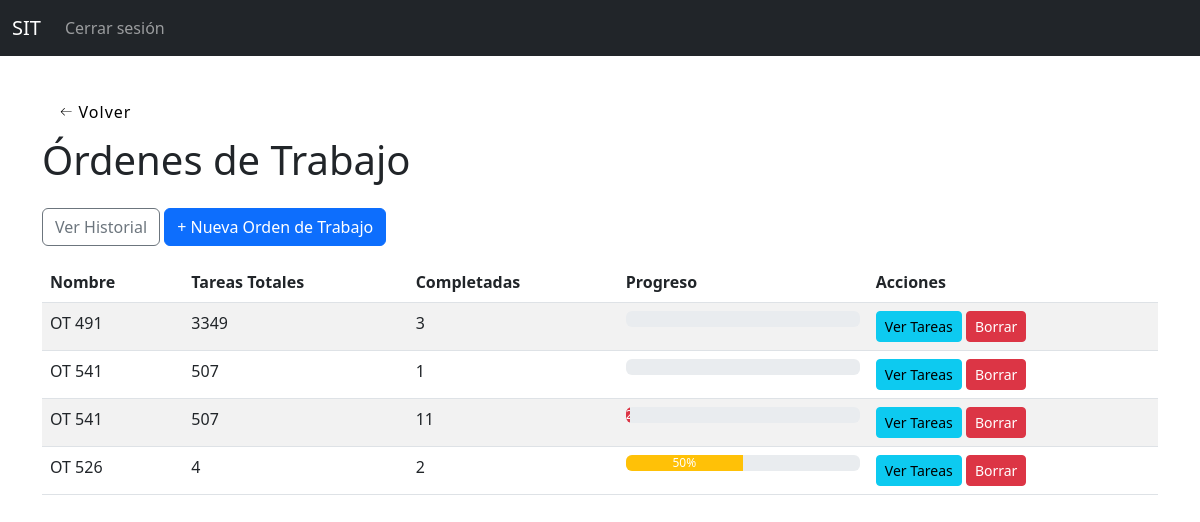
/tareas/ordenes/ (signed in), run on an earlier commit of the app's database.
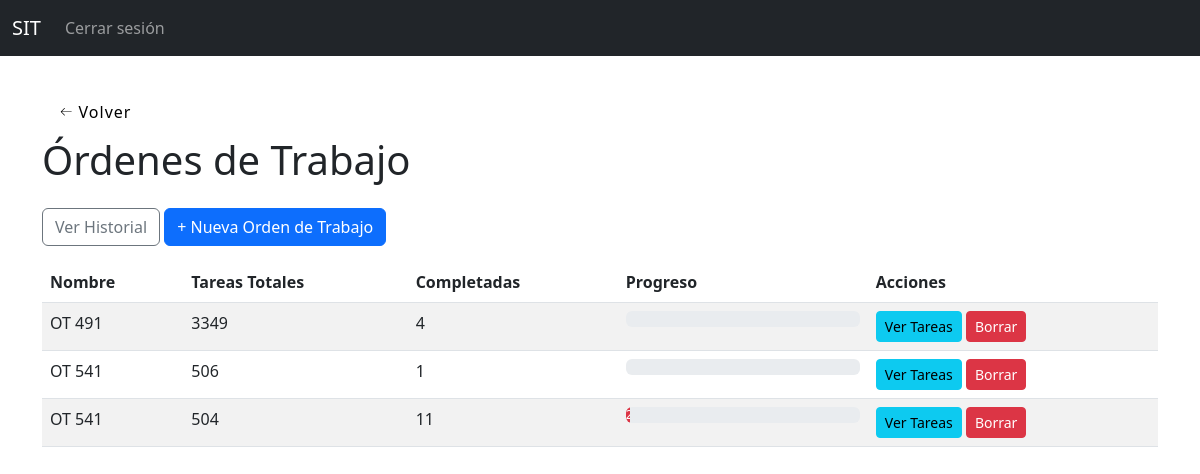
And on a later commit of the database.
### tareas_app/models.py (models this page shows, shortened)
class OrdenDeTrabajo(models.Model):
    nombre = models.CharField(max_length=200)
    descripcion = models.TextField(blank=True)
    archivo_excel = models.FileField(upload_to='ordenes_excel/', blank=True, null=True)
    fecha_creacion = models.DateTimeField(auto_now_add=True)
    creada_por = models.ForeignKey(Empleado, null=True, blank=True, on_delete=models.SET_NULL)
    finalizada = models.BooleanField(default=False)

### tareas_app/views.py (the view)
# urls.py: path('ordenes/', views.lista_ordenes_trabajo, name='lista_ordenes_trabajo'),
def lista_ordenes_trabajo(request):
    empleado = Empleado.objects.get(usuario=request.user)
    if not puede_ver_avances(empleado):
        return HttpResponseForbidden("No tenés permiso para ver las órdenes de trabajo.")
    if empleado.perfil == 'calidad':
        ordenes = OrdenDeTrabajo.objects.filter(tareas__estado='en_revision').distinct()
    elif empleado.perfil == 'despacho':
        ordenes = OrdenDeTrabajo.objects.filter(tareas__estado='lista_para_despachar').distinct()
    else:
        ordenes = OrdenDeTrabajo.objects.all()
    SECTORES_PROGRESO = [
        'armado', 'control_1', 'soldado', 'control_2',
        'pintado', 'galvanizado', 'despachar'
    ]
    def calcular_progreso_por_sector(sector_actual, estado_actual=None):
        if estado_actual == 'finalizada':
            return 100
        try:
            indice = SECTORES_PROGRESO.index(sector_actual)
            return int((indice + 1) / len(SECTORES_PROGRESO) * 100)
        except ValueError:
            return 0
    ordenes_con_info = []
    for orden in ordenes:
        tareas = Tarea.objects.filter(orden=orden)
        total = tareas.count()
        completadas = tareas.filter(estado='finalizada').count()
        if total > 0:
            progreso = sum([calcular_progreso_por_sector(t.sector, t.estado) for t in tareas]) // total
        else:
            progreso = 0
        if progreso == 100:
            if not orden.finalizada:
                orden.finalizada = True
                orden.save()
        else:
            if orden.finalizada:
                orden.finalizada = False
                orden.save()
            ordenes_con_info.append({
                'orden': orden,
                'total': total,
                'completadas': completadas,
                'progreso': progreso
            })
    return render(request, 'tareas/lista_ordenes_trabajo.html', {
        'ordenes': ordenes_con_info,
        'perfil_usuario': empleado.perfil
    })

### tareas_app/views.py (called while the page is built)
def puede_ver_avances(empleado):
    return empleado.perfil in ['administrador', 'ppc', 'produccion', 'calidad', 'despacho', 'ingenieria', 'rrhh']

### templates/tareas/lista_ordenes_trabajo.html (shortened to what this page needs)
{% extends 'base.html' %}
{% block content %}
<button class="back-button" onclick="history.back()">
  <span>Volver</span>
</button>
<h1 class="mb-4">Órdenes de Trabajo</h1>
{% if perfil_usuario == 'administrador' or perfil_usuario == 'ingenieria' or perfil_usuario == 'ppc' or perfil_usuario == 'produccion' %}
<a href="{% url 'historial_ordenes_trabajo' %}" class="btn btn-outline-secondary mb-3">Ver Historial</a>
{% endif %}
{% if perfil_usuario == 'administrador' or perfil_usuario == 'ingenieria' %}
<a href="{% url 'crear_orden_trabajo' %}" class="btn btn-primary mb-3">+ Nueva Orden de Trabajo</a>
{% endif %}
<table class="table table-striped">
    <thead>
        <tr>
            <th>Nombre</th>
            <th>Tareas Totales</th>
            <th>Completadas</th>
            <th>Progreso</th>
            <th>Acciones</th>
        </tr>
    </thead>
    <tbody>
        {% for item in ordenes %}
        <tr>
            <td>{{ item.orden.nombre }}</td>
            <td>{{ item.total }}</td>
            <td>{{ item.completadas }}</td>
            <td style="width: 250px;">
                <div class="progress">
                    <div class="progress-bar
                        {% if item.progreso < 50 %} bg-danger
                        {% elif item.progreso < 100 %} bg-warning
                        {% else %} bg-success
                        {% endif %}"
                        role="progressbar"
                        style="width: {{ item.progreso }}%;"
                        aria-valuenow="{{ item.progreso }}"
                        aria-valuemin="0"
                        aria-valuemax="100">
                        {{ item.progreso }}%
                    </div>
                </div>
            </td>
            <td>
                <a href="{% url 'detalle_orden_trabajo' item.orden.id %}" class="btn btn-sm btn-info">Ver Tareas</a>
                {% if perfil_usuario == 'administrador' or perfil_usuario == 'ingenieria' %}
                <a href="{% url 'borrar_orden_trabajo' item.orden.id %}" class="btn btn-sm btn-danger">Borrar</a>
                {% endif %}
            </td>
        </tr>
        {% empty %}
        <tr>
            <td colspan="5">No hay órdenes de trabajo.</td>
        </tr>
        {% endfor %}
    </tbody>
</table>
{% endblock %}

What changed in the data, as far as the page shows it:
no longer on this page (row edited): OrdenDeTrabajo: orden.nombre "OT 526", total "4", completadas "2", progreso "50"
computed for OrdenDeTrabajo "OT 491": completadas "3" → "4"
computed for OrdenDeTrabajo (number 2 of 3 on the later page): total "507" → "506"
computed for OrdenDeTrabajo (number 3 of 3 on the later page): total "507" → "504"
